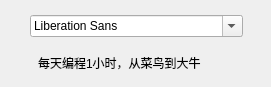
<?xml version="1.0" encoding="UTF-8"?>
<ui version="4.0">
 <class>MainWindow</class>
 <widget class="QMainWindow" name="MainWindow">
  <property name="geometry">
   <rect>
    <x>0</x>
    <y>0</y>
    <width>271</width>
    <height>87</height>
   </rect>
  </property>
  <property name="windowTitle">
   <string>MainWindow</string>
  </property>
  <widget class="QWidget" name="centralwidget">
   <widget class="QFontComboBox" name="fontComboBox">
    <property name="geometry">
     <rect>
      <x>30</x>
      <y>15</y>
      <width>213</width>
      <height>22</height>
     </rect>
    </property>
    <property name="fontFilters">
     <set>QFontComboBox::AllFonts</set>
    </property>
   </widget>
   <widget class="QLabel" name="label">
    <property name="geometry">
     <rect>
      <x>38</x>
      <y>55</y>
      <width>191</width>
      <height>16</height>
     </rect>
    </property>
    <property name="text">
     <string>每天编程1小时，从菜鸟到大牛</string>
    </property>
   </widget>
  </widget>
 </widget>
 <resources/>
 <connections/>
</ui>
